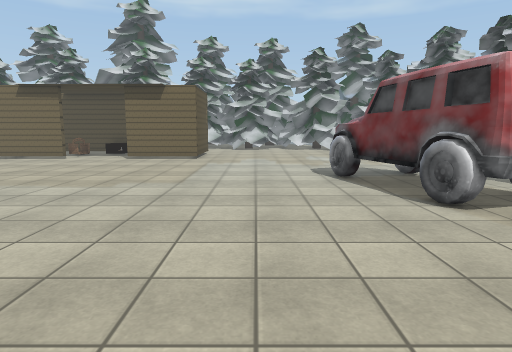
[1] (above)

24 first-person views from a walk through a scene from a Unity 3-D project. The camera is 1.4 m above the floor, tilts 8° down and sees 75° across. The floor is counted in squares, 1 m on a side. Each view is taken from the middle of a square. On the plan, view 1 faces up. The plan holds only what a view shows up to about 15 squares ahead; the rest is blank. The place goes on beyond the plan. Door leaves are left out, so doorways stand open. Some surface patterns are stand-ins.

[2]
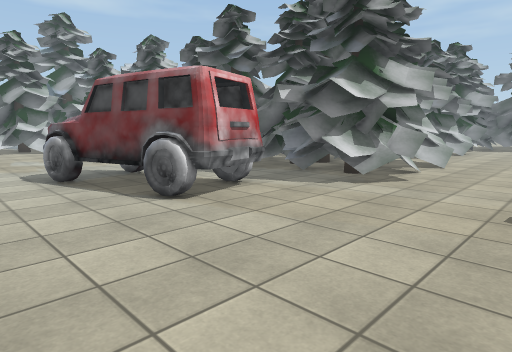

[3]
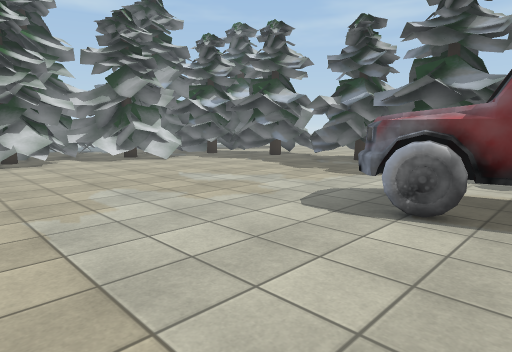

[4]
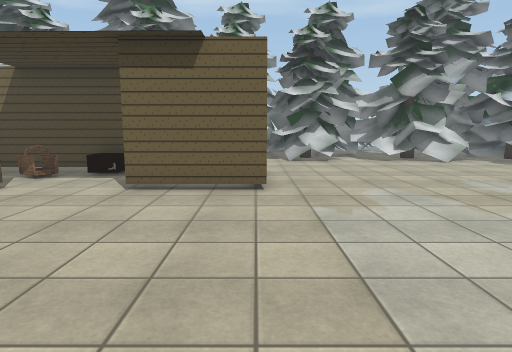

[5]
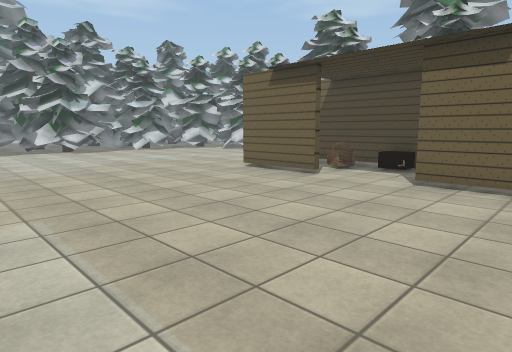

[6]
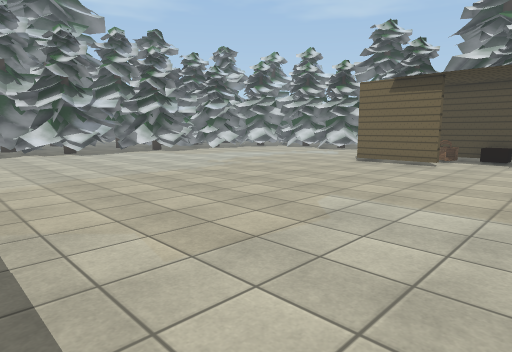

[7]
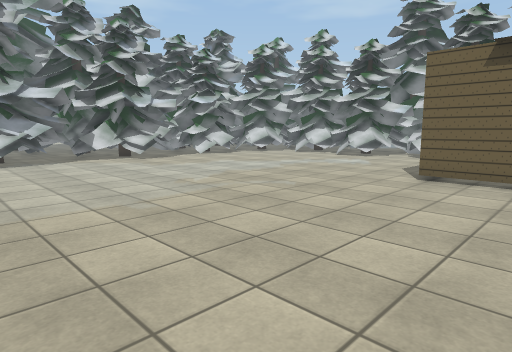

[8]
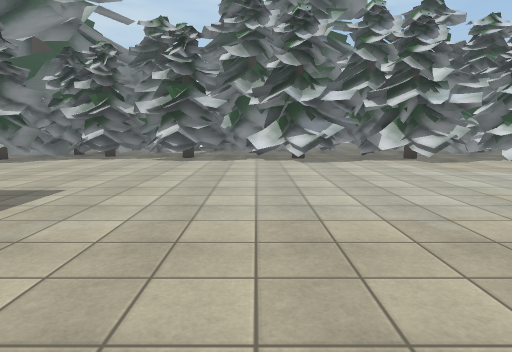

[9]
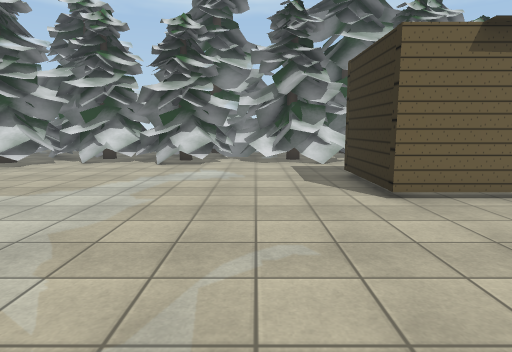

[10]
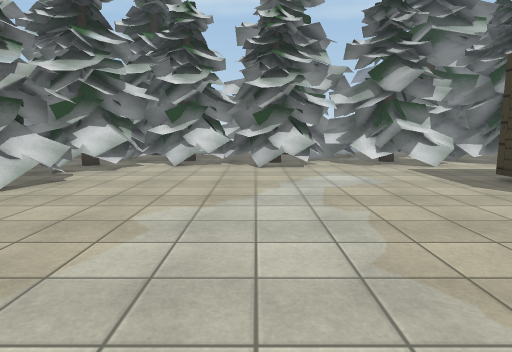

[11]
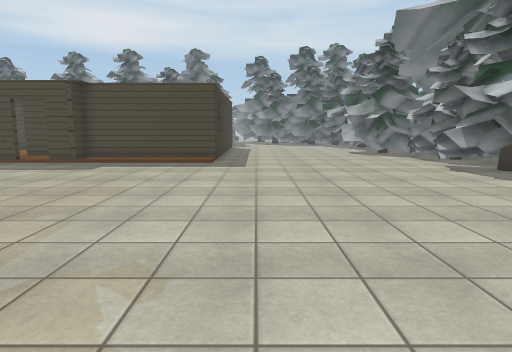

[12]
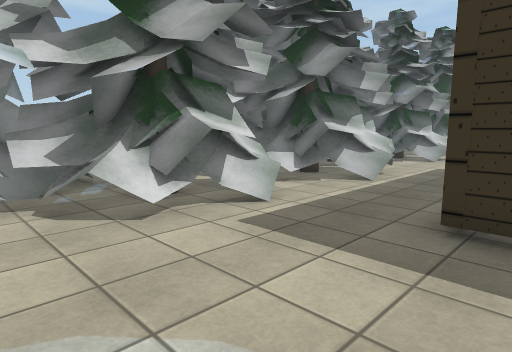

[13]
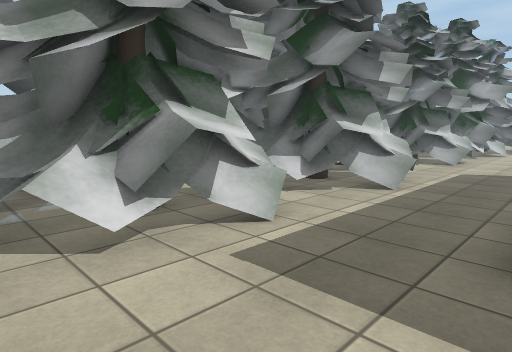

[14]
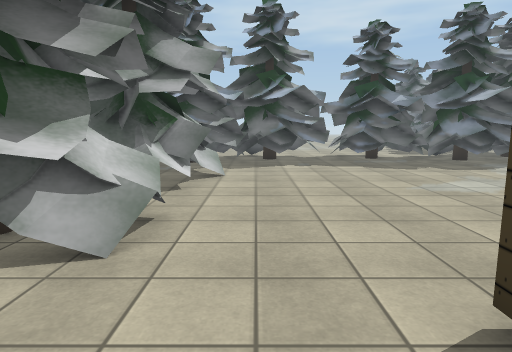

[15]
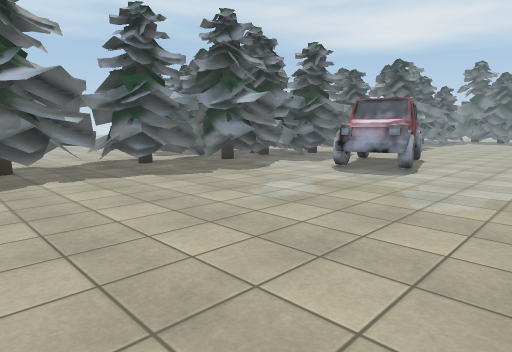

[16]
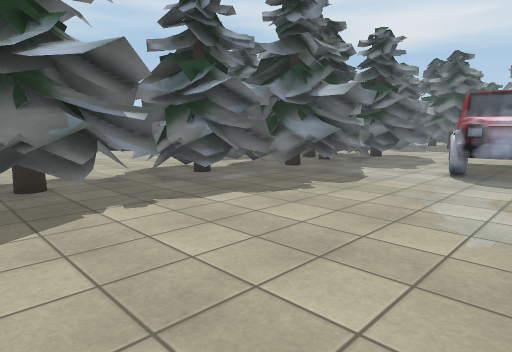

[17]
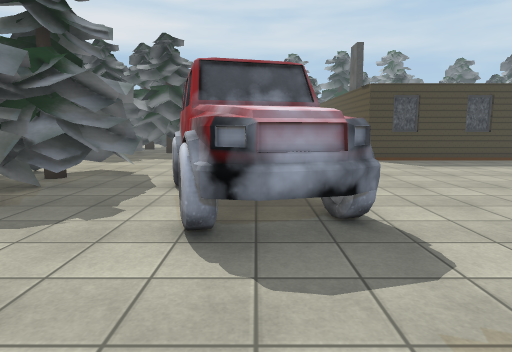

[18]
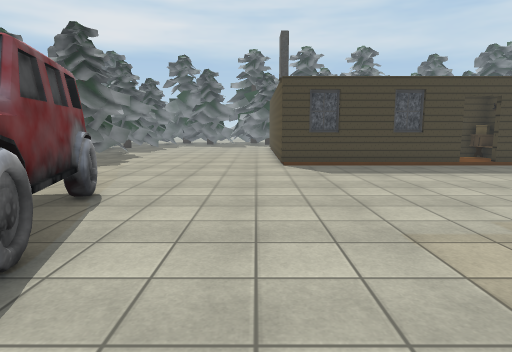

[19]
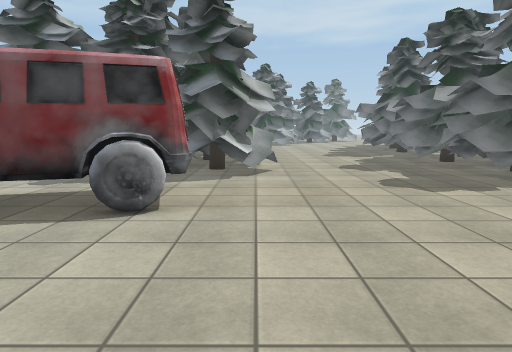

[20]
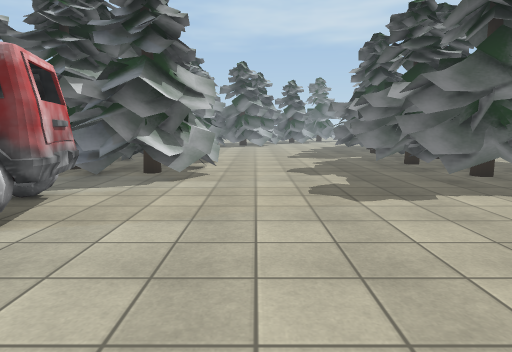

[21]
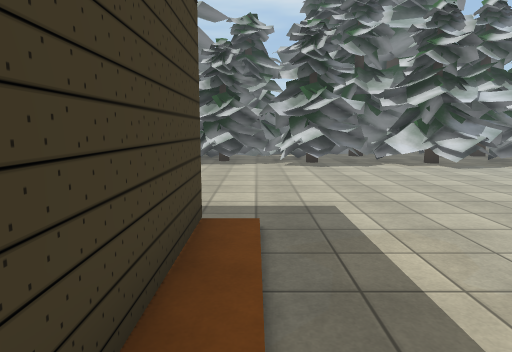

[22]
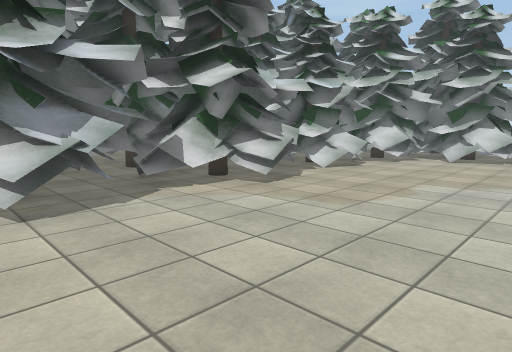

[23]
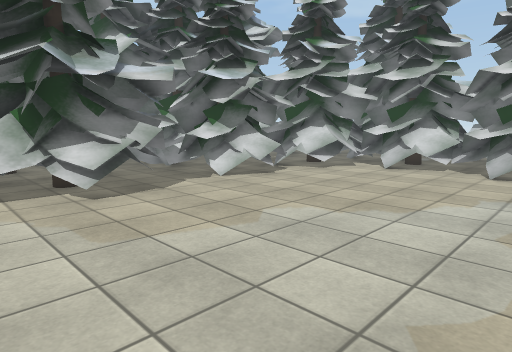

[24]
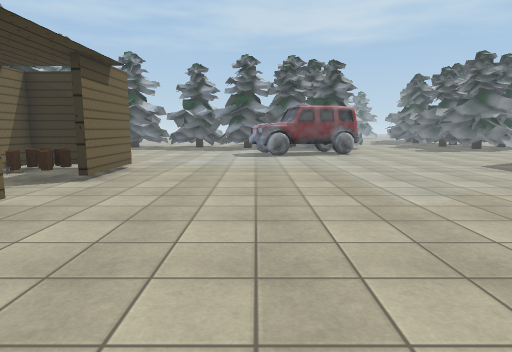

### Floor plan
Points are (right, up) in squares from view 1. A wall is a line through its corners. A room is listed if a view was taken in it or the views show most of it. See-through windows are left out.
Room 1 (views 1, 2, 3, 4, 5, 6, 7, 8, 9, 10, 11, 12, 13, 14, 15, 16, 17, 18, 19, 20, 21, 22, 23, 24)
walls: (-9, 15.6) (-12.2, 15.6) (-12.2, 19.4); (-2.7, 15.6) (-6, 15.6); (-3, 17.4) (-3, 19.1) (-4.5, 19.1); (-7.1, 19.1) (-11.5, 19.1); (-8, 0.1) (-1, 0.1) (-1, -2.2); (-16.2, -0.9) (-10.5, -0.9)
ways out: open door at (-8.5, 0)
objects: other object (-25, -1); other object (-25, 1) to (-24, 4); other object (-25, 6) to (-24, 10); other object (-25, 12) to (-24, 16); other object (-25, 18) to (-24, 20); other object (-25, 21) to (-23, 25); other object (-24, 25); other object (-23, 23) to (-21, 25); other object (-20, 22) to (-16, 25); other object (-15, 22) to (-11, 25); other object (-10, 0); other object (-10, 18); other object (-10, 22) to (-6, 25); other object (-10, 25); other object (-9, 18); other object (-8, 18) to (-7, 19); other object (-8, 25); other object (-7, 17); other object (-6, 17); other object (-6, 18); other object (-6, 24) to (-2, 25); other object (-5, 16); other object (-5, 17); other object (-2, 23) to (2, 25); other object (2, 5) to (6, 11); other object (2, 22) to (6, 25); other object (7, 21) to (10, 24); other object (8, 3) to (11, 7); other object (8, 10) to (12, 13); other object (9, -2); other object (9, 14) to (13, 17); other object (12, -2) to (14, -2); other object (12, 4) to (14, 7)

Where each view was taken, in squares from view 1:
view 1: 0 up, 0 right, facing up
view 2: 0 up, 0 right, facing up-right
view 3: 8 up, 3 left, facing up-right
view 4: 8 up, 3 left, facing up
view 5: 7 up, 3 left, facing up-left
view 6: 2 up, 5 left, facing up-left
view 7: 6 up, 9 left, facing up-left
view 8: 6 up, 10 left, facing left
view 9: 9 up, 15 left, facing up
view 10: 10 up, 19 left, facing up
view 11: 14 up, 18 left, facing down
view 12: 18 up, 17 left, facing up-right
view 13: 19 up, 16 left, facing up-right
view 14: 21 up, 5 left, facing right
view 15: 22 up, 2 left, facing down-right
view 16: 22 up, 2 right, facing down-right
view 17: 15 up, 4 right, facing down
view 18: 13 up, 0 right, facing down
view 19: 4 up, 2 left, facing right
view 20: 2 up, 1 left, facing right
view 21: 0 up, 11 left, facing left
view 22: 7 up, 18 left, facing up-left
view 23: 11 up, 17 left, facing up-left
view 24: 11 up, 15 left, facing right
